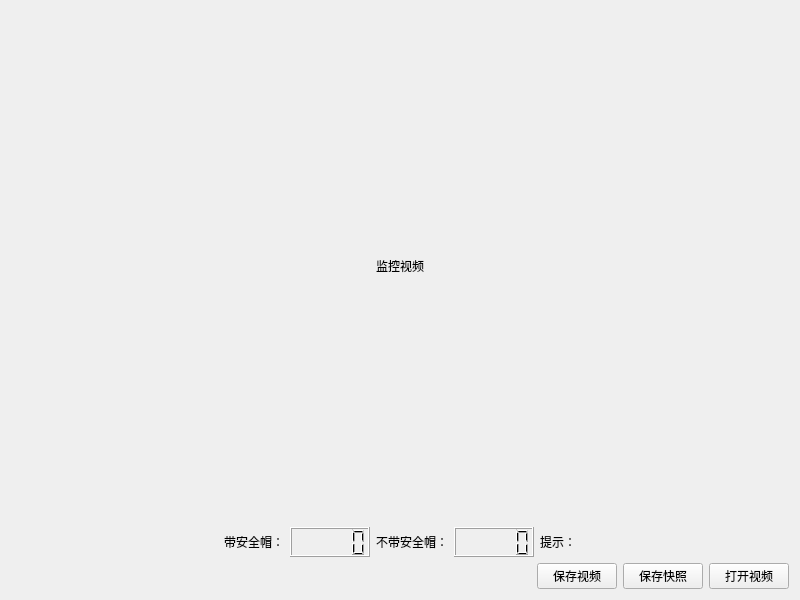
<?xml version="1.0" encoding="UTF-8"?>
<ui version="4.0">
 <class>AnguiMonitorForm</class>
 <widget class="QWidget" name="AnguiMonitorForm">
  <property name="geometry">
   <rect>
    <x>0</x>
    <y>0</y>
    <width>800</width>
    <height>600</height>
   </rect>
  </property>
  <property name="windowTitle">
   <string>安全帽佩戴监控</string>
  </property>
  <layout class="QGridLayout" name="gridLayout">
   <item row="0" column="0">
    <widget class="QLabel" name="label_img">
     <property name="sizePolicy">
      <sizepolicy hsizetype="Expanding" vsizetype="Expanding">
       <horstretch>0</horstretch>
       <verstretch>1</verstretch>
      </sizepolicy>
     </property>
     <property name="minimumSize">
      <size>
       <width>480</width>
       <height>320</height>
      </size>
     </property>
     <property name="alignment">
      <set>Qt::AlignCenter</set>
     </property>
     <property name="text">
      <string>监控视频</string>
     </property>
    </widget>
   </item>
   <item row="1" column="0">
    <layout class="QHBoxLayout" name="horizontalLayout">
     <item>
      <spacer name="horizontalSpacer_1">
       <property name="orientation">
        <enum>Qt::Horizontal</enum>
       </property>
       <property name="sizeHint" stdset="0">
        <size>
         <width>40</width>
         <height>20</height>
        </size>
       </property>
      </spacer>
     </item>
     <item>
      <widget class="QLabel" name="label_helmet">
       <property name="text">
        <string>带安全帽：</string>
       </property>
      </widget>
     </item>
     <item>
      <widget class="QLCDNumber" name="lcdNumber_helmet">
       <property name="minimumSize">
        <size>
         <width>80</width>
         <height>30</height>
        </size>
       </property>
       <property name="digitCount">
        <number>5</number>
       </property>
      </widget>
     </item>
     <item>
      <widget class="QLabel" name="label_no_helmet">
       <property name="text">
        <string>不带安全帽：</string>
       </property>
      </widget>
     </item>
     <item>
      <widget class="QLCDNumber" name="lcdNumber_no_helmet">
       <property name="minimumSize">
        <size>
         <width>80</width>
         <height>30</height>
        </size>
       </property>
       <property name="digitCount">
        <number>5</number>
       </property>
      </widget>
     </item>
     <item>
      <widget class="QLabel" name="label_tip">
       <property name="text">
        <string>提示：</string>
       </property>
      </widget>
     </item>
     <item>
      <spacer name="horizontalSpacer_2">
       <property name="orientation">
        <enum>Qt::Horizontal</enum>
       </property>
       <property name="sizeHint" stdset="0">
        <size>
         <width>40</width>
         <height>20</height>
        </size>
       </property>
      </spacer>
     </item>
    </layout>
   </item>
   <item row="2" column="0">
    <layout class="QHBoxLayout" name="horizontalLayout_2">
     <item>
      <spacer name="horizontalSpacer_3">
       <property name="orientation">
        <enum>Qt::Horizontal</enum>
       </property>
       <property name="sizeHint" stdset="0">
        <size>
         <width>40</width>
         <height>20</height>
        </size>
       </property>
      </spacer>
     </item>
     <item>
      <widget class="QPushButton" name="pushButton_save_video">
       <property name="text">
        <string>保存视频</string>
       </property>
      </widget>
     </item>
     <item>
      <widget class="QPushButton" name="pushButton_snapshot">
       <property name="text">
        <string>保存快照</string>
       </property>
      </widget>
     </item>
     <item>
      <widget class="QPushButton" name="pushButton_open_video">
       <property name="text">
        <string>打开视频</string>
       </property>
      </widget>
     </item>
    </layout>
   </item>
  </layout>
 </widget>
 <resources/>
 <connections/>
</ui>
